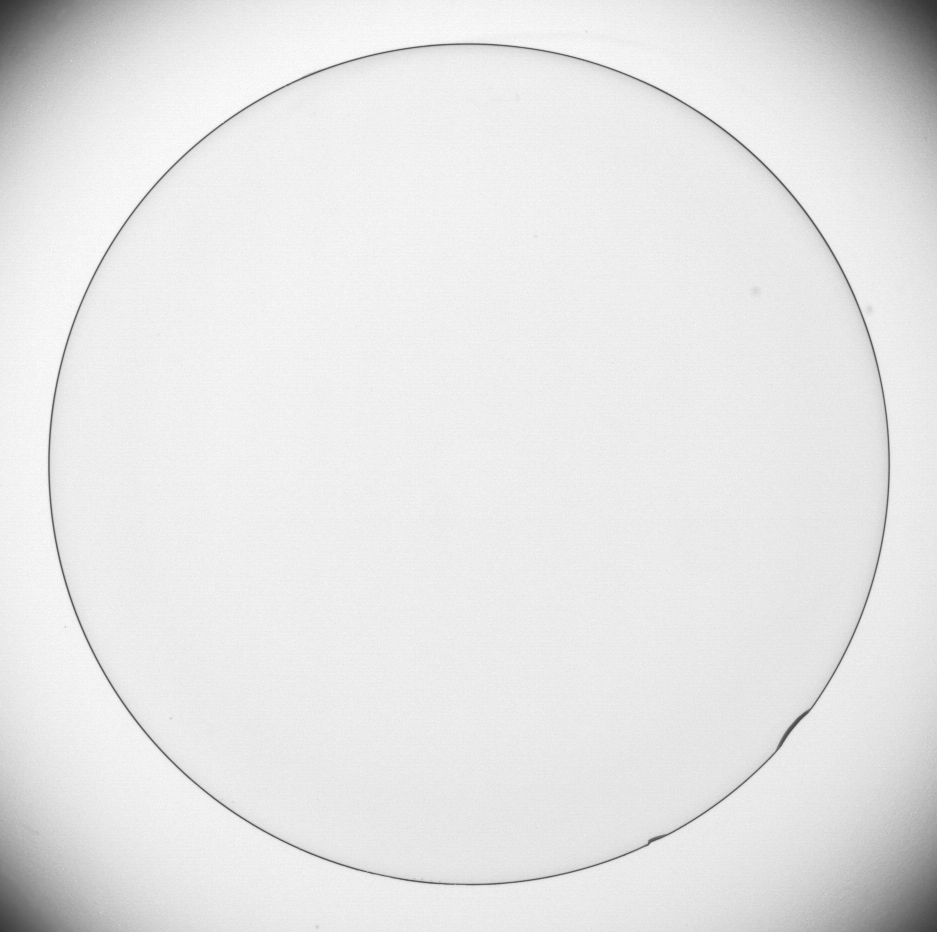
#> input picture images/FIG034_2.TIF, 937 x 932 px
$ jupyter execute ProcIMG_Tarefa10.ipynb
#> lines starting #> are read from the running program, lines starting #| are printed output that depends on the picture
[cell 1]
import matplotlib.pyplot as plt
import numpy as np
import os
from skimage import io, color, filters, util

# 1. Carregar a imagem da Figura 3.42
# Certifique-se de que a imagem 'image_eede87.png' esteja no mesmo diretório
# do seu notebook, ou altere o caminho de acordo.
image_path = './images/FIG034_2.TIF'

try:
    fig_3_42 = io.imread(image_path)
#> fig_3_42 is the input picture: shape (932, 937); min 50, max 255, mean 229.7
    if fig_3_42 is None:
        raise FileNotFoundError("Erro: Imagem da Figura 3.42 não encontrada.")
except FileNotFoundError as e:
    print(e)
    exit()

img_original = fig_3_42

if img_original.ndim > 2:
    grayscale_img = color.rgb2gray(img_original)
else:
    grayscale_img = util.img_as_float(img_original)


grad_x = filters.sobel_h(grayscale_img)
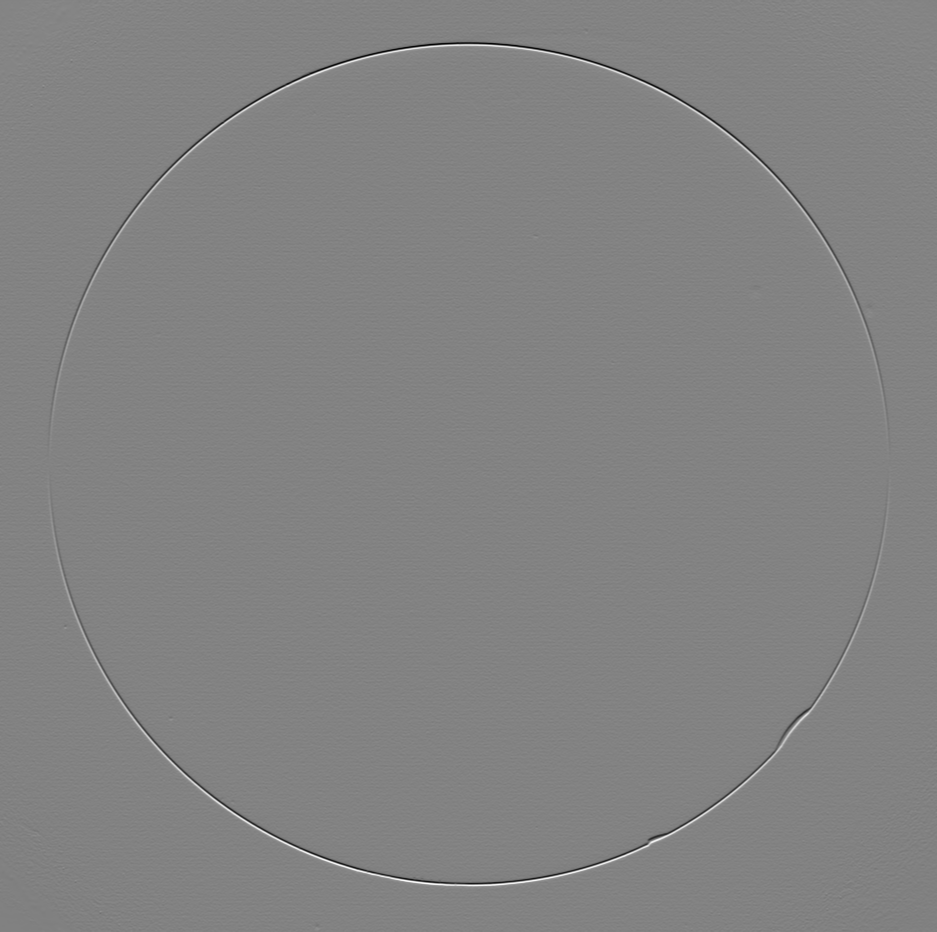
#> grad_x: shape (932, 937) float64; min -0.585, max 0.556, mean 2.42e-05; drawn with min black and max white
grad_y = filters.sobel_v(grayscale_img)

# Magnitude do gradiente
magnitude_gradiente = np.sqrt(grad_x**2 + grad_y**2)
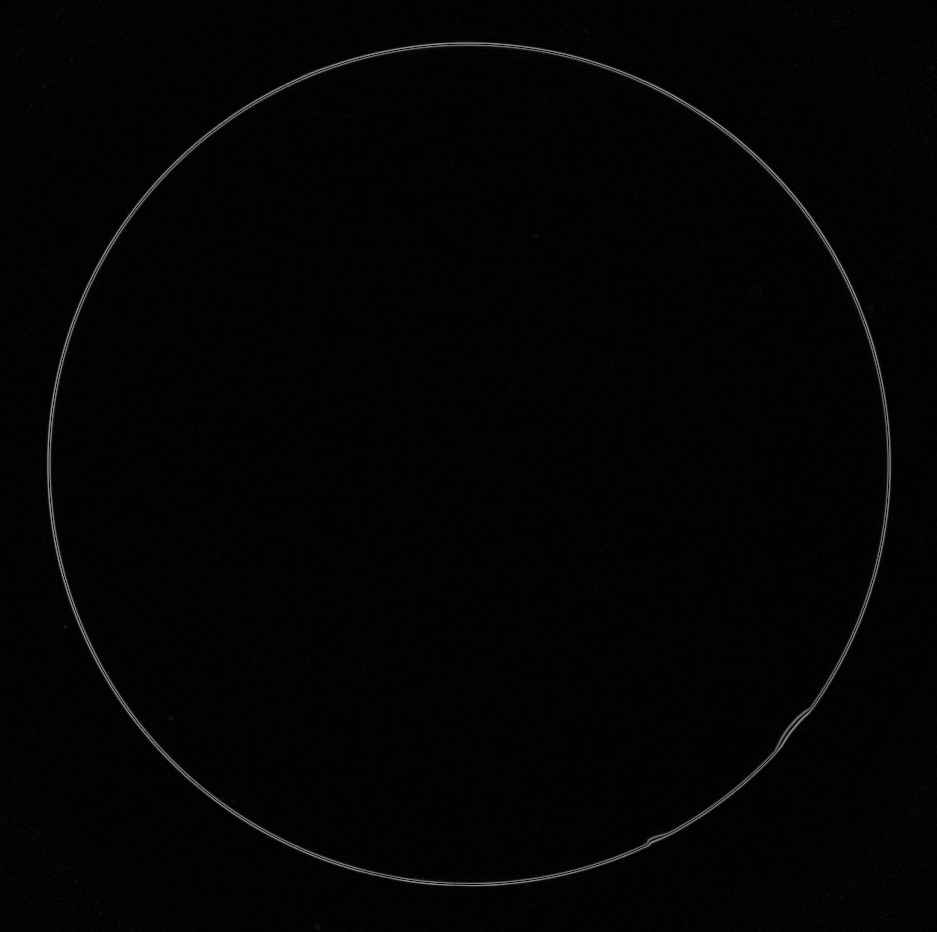
#> magnitude_gradiente: shape (932, 937) float64; min 0, max 0.586, mean 0.0148

fig, axes = plt.subplots(1, 2, figsize=(10, 5))

# a) Imagem Original (recortada)
axes[0].imshow(grayscale_img, cmap='gray')
axes[0].set_title('Imagem Original (a)')
axes[0].axis('off')

# b) Magnitude do Gradiente (Sobel)
axes[1].imshow(magnitude_gradiente, cmap='gray')
axes[1].set_title('Gradiente (b)')
axes[1].axis('off')

plt.tight_layout()
plt.show()
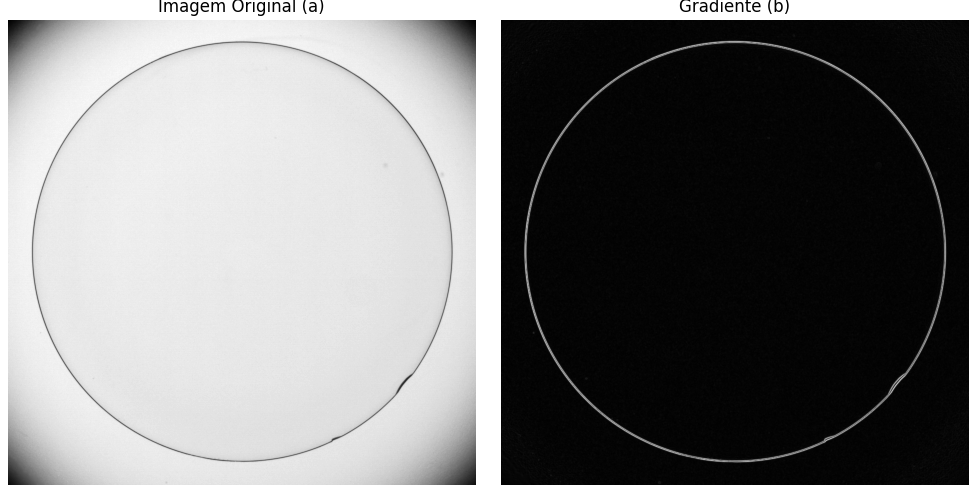
#> figure drawn by matplotlib, 2 panels

io.imsave('T10-gradiente.png', util.img_as_ubyte(magnitude_gradiente))

$ run again, with images/FIG033_2.TIF copied over images/FIG034_2.TIF
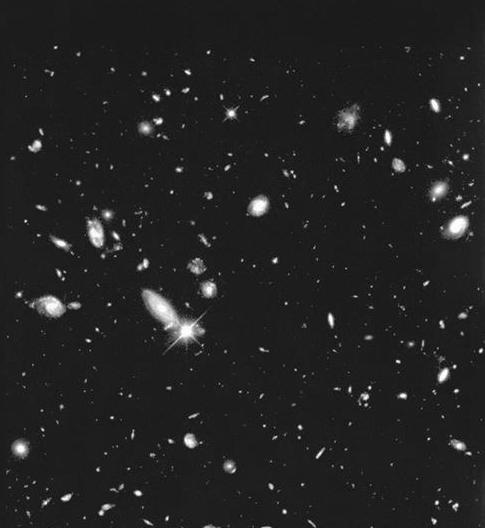
#> input picture images/FIG033_2.TIF, 485 x 528 px
#> fig_3_42 is the input picture: shape (528, 485); min 0, max 255, mean 34.5
#> `magnitude_gradiente = np.sqrt(grad_x**2 + grad_y**2)`:
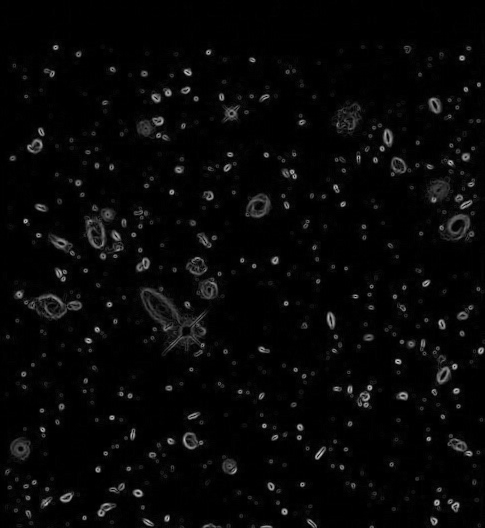
#> magnitude_gradiente: shape (528, 485) float64; min 0, max 0.803, mean 0.0284
#> `plt.show()`:
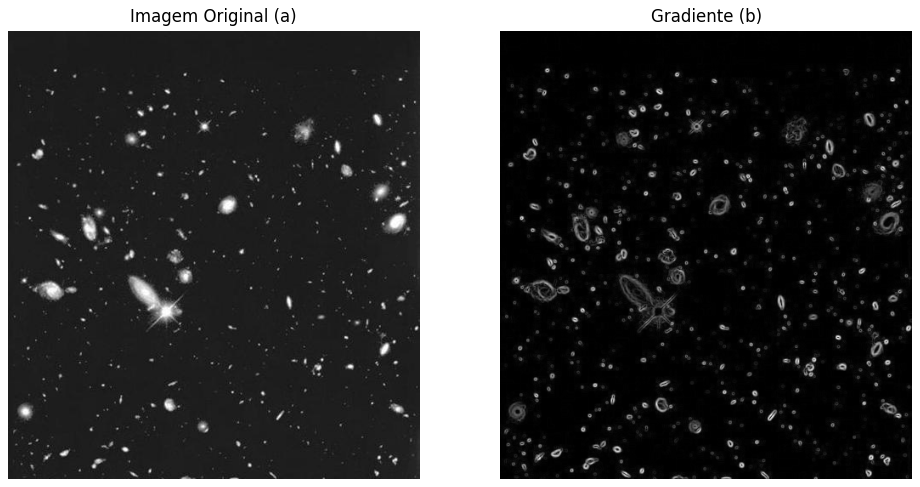
#> figure drawn by matplotlib, 2 panels

$ run again, with images/FIG033_3.TIF copied over images/FIG034_2.TIF
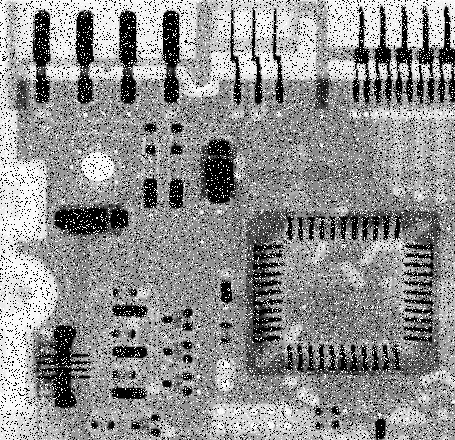
#> input picture images/FIG033_3.TIF, 455 x 440 px
#> fig_3_42 is the input picture: shape (440, 455); min 0, max 255, mean 144.1
#> `magnitude_gradiente = np.sqrt(grad_x**2 + grad_y**2)`:
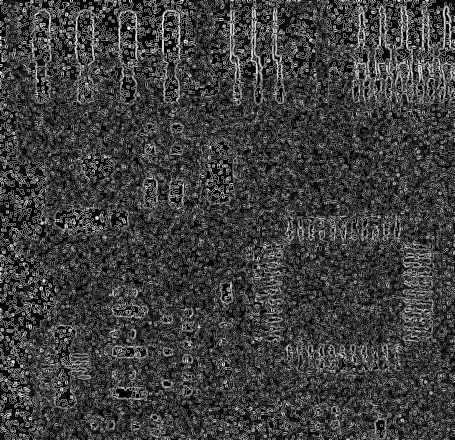
#> magnitude_gradiente: shape (440, 455) float64; min 0, max 1.11, mean 0.272; drawn with min black and max white
#> `plt.show()`:
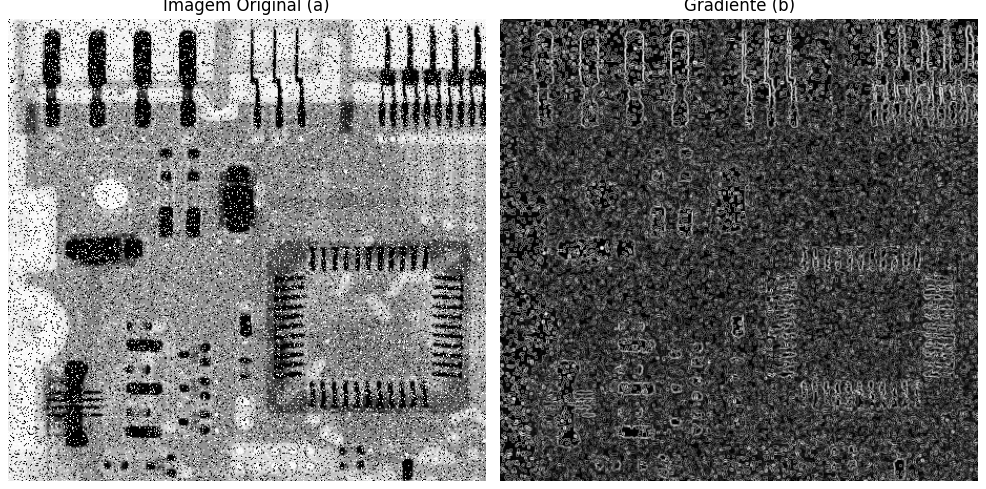
#> figure drawn by matplotlib, 2 panels

$ run again, with images/FIG033_4.TIF copied over images/FIG034_2.TIF
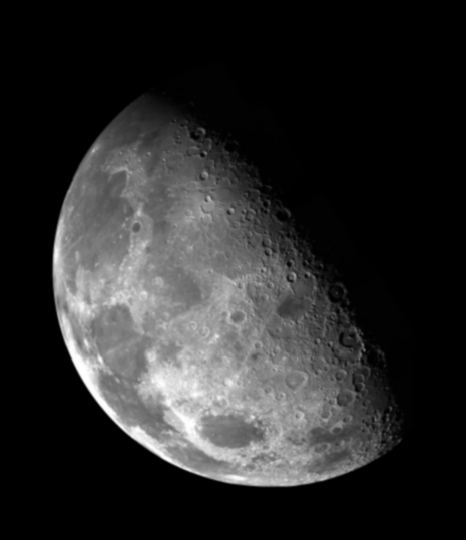
#> input picture images/FIG033_4.TIF, 466 x 540 px
#> fig_3_42 is the input picture: shape (540, 466); min 0, max 254, mean 42.7
#> `grad_y = filters.sobel_v(grayscale_img)`:
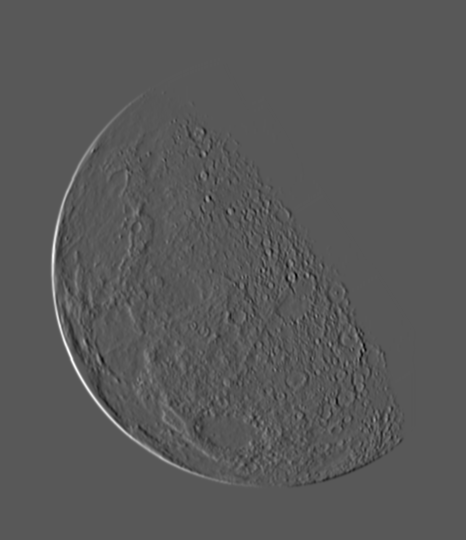
#> grad_y: shape (540, 466) float64; min -0.376, max 0.705, mean 2.18e-19; drawn with min black and max white
#> `plt.show()`:
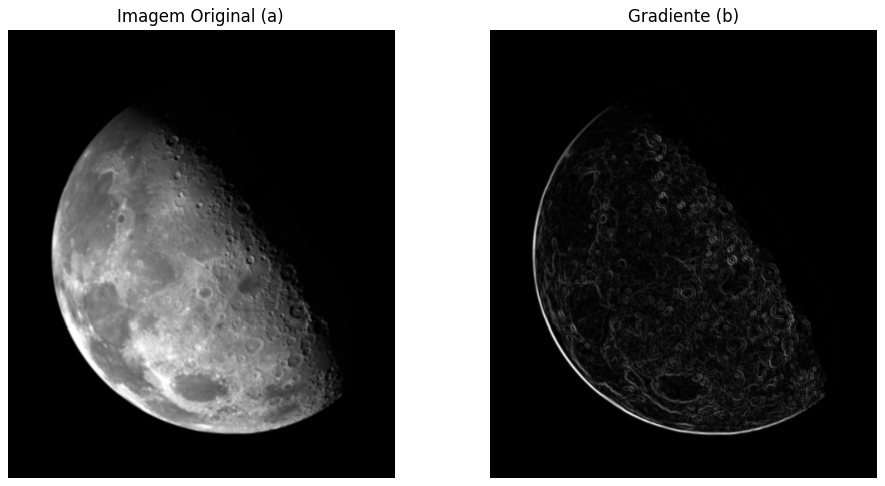
#> figure drawn by matplotlib, 2 panels
